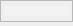
<?xml version="1.0" encoding="UTF-8"?>
<ui version="4.0">
 <class>PanelWidget</class>
 <widget class="QWidget" name="PanelWidget">
  <property name="geometry">
   <rect>
    <x>0</x>
    <y>0</y>
    <width>73</width>
    <height>26</height>
   </rect>
  </property>
  <property name="windowTitle">
   <string>Form</string>
  </property>
  <layout class="QVBoxLayout" name="verticalLayout_2">
   <property name="spacing">
    <number>0</number>
   </property>
   <property name="leftMargin">
    <number>0</number>
   </property>
   <property name="topMargin">
    <number>0</number>
   </property>
   <property name="rightMargin">
    <number>0</number>
   </property>
   <property name="bottomMargin">
    <number>4</number>
   </property>
   <item>
    <widget class="QFrame" name="windowsFrame">
     <property name="frameShape">
      <enum>QFrame::StyledPanel</enum>
     </property>
     <property name="frameShadow">
      <enum>QFrame::Raised</enum>
     </property>
     <layout class="QGridLayout" name="gridLayout">
      <property name="leftMargin">
       <number>0</number>
      </property>
      <property name="topMargin">
       <number>0</number>
      </property>
      <property name="rightMargin">
       <number>0</number>
      </property>
      <property name="bottomMargin">
       <number>0</number>
      </property>
      <property name="spacing">
       <number>0</number>
      </property>
      <item row="0" column="0">
       <layout class="QVBoxLayout" name="verticalLayout">
        <property name="spacing">
         <number>0</number>
        </property>
        <item>
         <widget class="QWidget" name="widget" native="true">
          <property name="maximumSize">
           <size>
            <width>16777215</width>
            <height>16777215</height>
           </size>
          </property>
          <property name="styleSheet">
           <string notr="true">border-radius: 2px;</string>
          </property>
          <layout class="QVBoxLayout" name="verticalLayout_3">
           <property name="spacing">
            <number>0</number>
           </property>
           <property name="leftMargin">
            <number>3</number>
           </property>
           <property name="topMargin">
            <number>3</number>
           </property>
           <property name="rightMargin">
            <number>3</number>
           </property>
           <property name="bottomMargin">
            <number>3</number>
           </property>
           <item>
            <widget class="QWidget" name="grabHandleWidget" native="true">
             <property name="minimumSize">
              <size>
               <width>0</width>
               <height>10</height>
              </size>
             </property>
             <property name="maximumSize">
              <size>
               <width>16777215</width>
               <height>10</height>
              </size>
             </property>
             <property name="styleSheet">
              <string notr="true">background: rgba(255, 255, 255, 0.25)</string>
             </property>
            </widget>
           </item>
          </layout>
         </widget>
        </item>
       </layout>
      </item>
     </layout>
    </widget>
   </item>
  </layout>
 </widget>
 <resources/>
 <connections/>
</ui>
